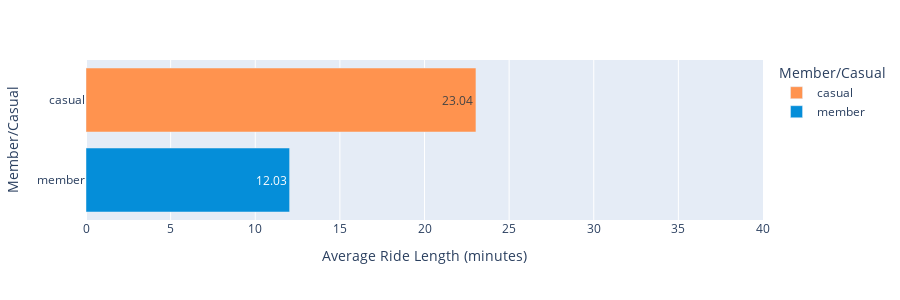

Notebook code for this chart:
### Code cell
df_pv11 = round(cyc_data_combined.groupby('member_casual', as_index=False)['ride_length_min'].mean(),2)

fig_5 = px.bar(df_pv11, y = 'member_casual', x = 'ride_length_min', range_x = [0,40],
        color = 'member_casual', 
        height = 300,
        text = 'ride_length_min', 
        labels = {'ride_length_min': 'Average Ride Length (minutes)', 'member_casual': 'Member/Casual'},
        hover_name = 'member_casual', hover_data = {'member_casual': False, 'ride_length_min': True}, 
        color_discrete_map = {'casual': '#FF934F', 'member': '#058ED9'})
fig_5

### Figure 1 — Plotly figure (JSON) as saved in the notebook; plotly's stock layout.template omitted (floating-point values rounded to 4 significant figures)
{"data": [{"alignmentgroup": "True", "hovertemplate": "<b>%{hovertext}</b><br><br>Average Ride Length (minutes)=%{text}<extra></extra>", "hovertext": ["casual"], "legendgroup": "casual", "marker": {"color": "#FF934F", "pattern": {"shape": ""}}, "name": "casual", "offsetgroup": "casual", "orientation": "h", "showlegend": true, "text": [23.04], "textposition": "auto", "type": "bar", "x": [23.04], "xaxis": "x", "y": ["casual"], "yaxis": "y"}, {"alignmentgroup": "True", "hovertemplate": "<b>%{hovertext}</b><br><br>Average Ride Length (minutes)=%{text}<extra></extra>", "hovertext": ["member"], "legendgroup": "member", "marker": {"color": "#058ED9", "pattern": {"shape": ""}}, "name": "member", "offsetgroup": "member", "orientation": "h", "showlegend": true, "text": [12.03], "textposition": "auto", "type": "bar", "x": [12.03], "xaxis": "x", "y": ["member"], "yaxis": "y"}], "layout": {"barmode": "relative", "height": 300, "legend": {"title": {"text": "Member/Casual"}, "tracegroupgap": 0}, "margin": {"t": 60}, "xaxis": {"anchor": "y", "domain": [0.0, 1.0], "range": [0, 40], "title": {"text": "Average Ride Length (minutes)"}}, "yaxis": {"anchor": "x", "categoryarray": ["member", "casual"], "categoryorder": "array", "domain": [0.0, 1.0], "title": {"text": "Member/Casual"}}}}
